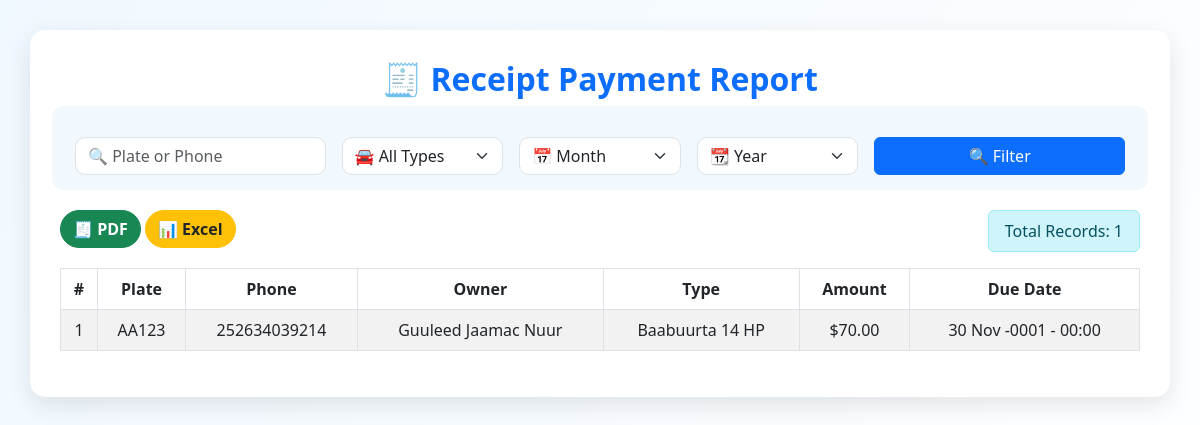
The page /reciept/reciept_report.php on the database its author committed.
### tables this page shows
CREATE TABLE `tbl_reciept` (
  `id` int(11) NOT NULL,
  `vehicle_type` varchar(100) DEFAULT NULL,
  `plate_number` varchar(100) DEFAULT NULL,
  `owner` varchar(255) DEFAULT NULL,
  `amount` decimal(10,2) DEFAULT NULL,
  `due_date` datetime DEFAULT NULL,
  `receipt_image` varchar(255) DEFAULT NULL,
  `status` varchar(20) DEFAULT 'On Time',
  `user_id` int(11) DEFAULT NULL
);

CREATE TABLE `vehiclemanagement` (
  `id` int(11) NOT NULL,
  `platenumber` varchar(50) NOT NULL,
  `vehicletype` varchar(100) NOT NULL,
  `carname` varchar(100) DEFAULT NULL,
  `owner` varchar(100) NOT NULL,
  `registration_date` date NOT NULL,
  `created_at` timestamp NOT NULL DEFAULT current_timestamp(),
  `mother_name` varchar(100) DEFAULT NULL,
  `phone` varchar(20) DEFAULT NULL,
  `user_id` int(11) DEFAULT NULL,
  `model` varchar(100) DEFAULT NULL
);

### reciept/reciept_report.php (the view, shortened to what this page needs)
<?php
include '../db.php';
$search = $_GET['search'] ?? '';
$where = "WHERE (r.plate_number LIKE ? OR v.phone LIKE ? OR r.vehicle_type LIKE ?)";
$params = ["sss", "%$search%", "%$search%", "%$search%"];
$sql = "SELECT r.*, v.phone FROM tbl_reciept r
        LEFT JOIN vehiclemanagement v ON r.plate_number = v.platenumber
        $where ORDER BY r.due_date DESC";
$stmt = $conn->prepare($sql);
$stmt->bind_param(...$params);
$stmt->execute();
$result = $stmt->get_result();
?>
<!DOCTYPE html>
<html lang="en">
<head>
  <link href="https://cdn.jsdelivr.net/npm/bootstrap@5.3.0/dist/css/bootstrap.min.css" rel="stylesheet">
</head>
<body>
<div class="wrapper">
  <div class="container card-style">
    <h2 class="text-center mb-4 title">🧾 Receipt Payment Report</h2>
    <form method="GET" class="row g-3 filter-bar">
      <div class="col-md-3">
        <input type="text" name="search" class="form-control" placeholder="🔍 Plate or Phone" value="<?= htmlspecialchars($search) ?>">
      </div>
      <div class="col-md-2">
        <select name="type" class="form-select">
          <option value="All">🚘 All Types</option>
        </select>
      </div>
      <div class="col-md-2">
        <select name="month" class="form-select">
          <option value="">📅 Month</option>
        </select>
      </div>
      <div class="col-md-2">
        <select name="year" class="form-select">
          <option value="">📆 Year</option>
        </select>
      </div>
      <div class="col-md-3 d-grid">
        <button type="submit" class="btn btn-primary">🔍 Filter</button>
      </div>
    </form>
    <div class="d-flex justify-content-between mb-3">
      <div>
        <button onclick="confirmAndRun('pdf')" class="btn btn-success btn-export">🧾 PDF</button>
        <button onclick="confirmAndRun('excel')" class="btn btn-warning text-dark btn-export">📊 Excel</button>
      </div>
      <div class="alert alert-info mb-0 py-2 px-3">
        Total Records: <?= $result->num_rows ?>
      </div>
    </div>
    <div class="table-responsive">
      <table id="receiptTable" class="table table-striped table-bordered text-center align-middle">
        <thead>
          <tr>
            <th>#</th>
            <th>Plate</th>
            <th>Phone</th>
            <th>Owner</th>
            <th>Type</th>
            <th>Amount</th>
            <th>Due Date</th>
          </tr>
        </thead>
        <tbody>
          <?php $i = 1; while ($row = $result->fetch_assoc()): ?>
            <tr>
              <td><?= $i++ ?></td>
              <td><?= htmlspecialchars($row['plate_number']) ?></td>
              <td><?= htmlspecialchars($row['phone']) ?></td>
              <td><?= htmlspecialchars($row['owner']) ?></td>
              <td><?= htmlspecialchars($row['vehicle_type']) ?></td>
              <td>$<?= number_format($row['amount'], 2) ?></td>
              <td><?= date('d M Y - H:i', strtotime($row['due_date'])) ?></td>
            </tr>
          <?php endwhile; ?>
        </tbody>
      </table>
    </div>
  </div>
</div>
</body>
</html>

### reciept/reciept_report.php (style rules this page uses)
html, body { height: 100%; margin: 0; overflow: hidden; font-family: "Segoe UI", sans-serif; background: linear-gradient(120deg, #f0f8ff, #ffffff); }
.wrapper { height: 100vh; overflow-y: auto; padding: 30px; }
.title { color: #0d6efd; font-weight: bold; }
.card-style { background-color: white; border-radius: 15px; box-shadow: 0 8px 25px rgba(0,0,0,0.1); padding: 30px; animation: fadeIn 0.5s ease-in-out; }
.btn-export { border-radius: 30px; font-weight: bold; }
.form-control, .form-select { border-radius: 10px; }
.filter-bar { background: #f1f9ff; padding: 15px; border-radius: 12px; margin-bottom: 20px; }
table th { background-color: #007bff; color: white; }

### rows shown on the page
tbl_reciept: plate_number "AA123", vehiclemanagement.phone "252634039214", owner "Guuleed Jaamac Nuur", vehicle_type "Baabuurta 14 HP", amount "70.00", due_date "30 Nov -0001 - 00:00"

### other values the page prints
$result->num_rows "1"
